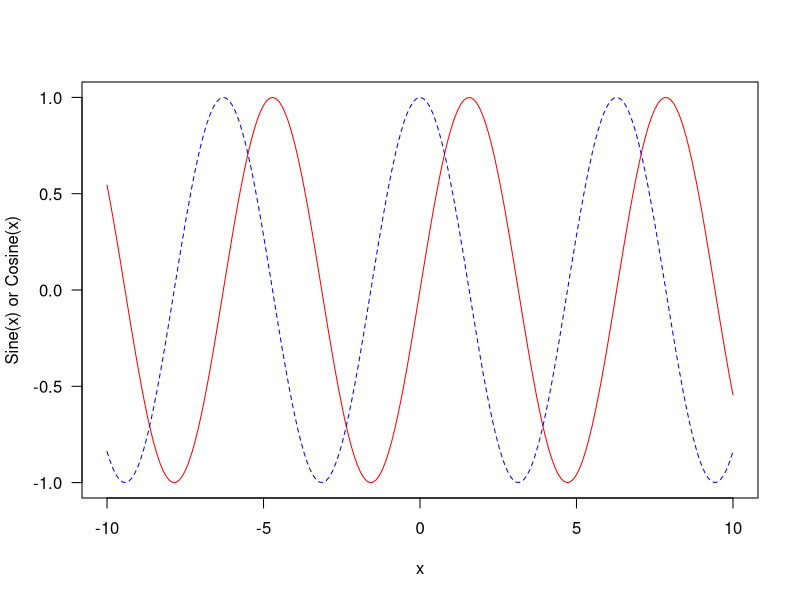
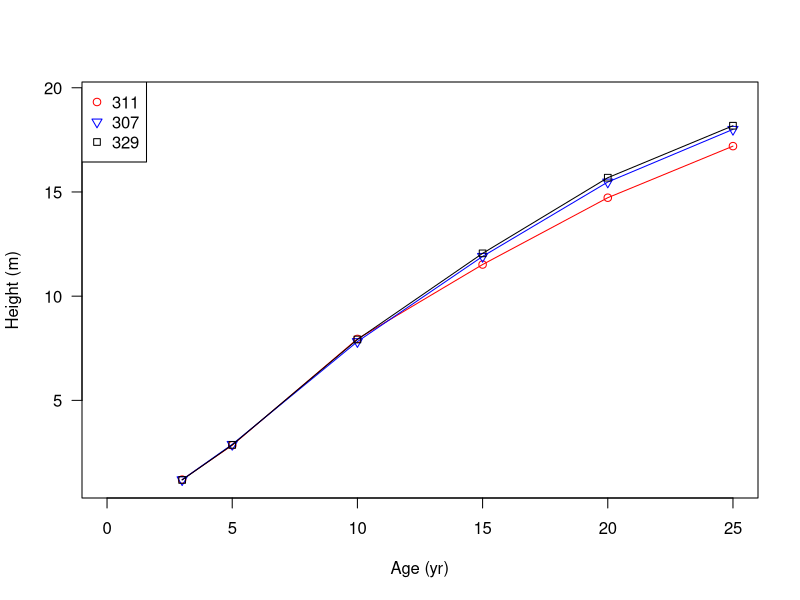

The R source for these figures, in order:
## ---- chunk 1
knitr::opts_chunk$set(echo = FALSE,eval=T)
## ---- chunk 2
x<-seq(-10,10,0.1) 
y<-sin(x) 
z<-cos(x) 
matplot(x,cbind(y,z),col=c("red","blue"),las=1,xlab="x",ylab="Sine(x) or Cosine(x)",lty=1:2,type="l")
## ---- chunk 3
ll.dat<-Loblolly 
ll.dat$height<-ll.dat$height*0.3048 
 
plot(height~age,type="n",xlab="Age (yr)",ylab="Height (m)",las=1,xlim=c(0,25),data=ll.dat) 
points(ll.dat$age[ll.dat$Seed==307],ll.dat$height[ll.dat$Seed==329],pch=1,col="red",type="o") 
points(ll.dat$age[ll.dat$Seed==311],ll.dat$height[ll.dat$Seed==307],pch=6,col="blue",type="o") 
points(ll.dat$age[ll.dat$Seed==311],ll.dat$height[ll.dat$Seed==311],pch=22,col="black",type="o") 
legend("topleft",legend=c(311,307,329),pch=c(1,6,22),col=c("red","blue","black"))
